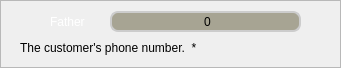
   <widget class="QFrame" name="Father_Frame">
    <property name="geometry">
     <rect>
      <x>10</x>
      <y>210</y>
      <width>341</width>
      <height>68</height>
     </rect>
    </property>
    <property name="minimumSize">
     <size>
      <width>341</width>
      <height>68</height>
     </size>
    </property>
    <property name="maximumSize">
     <size>
      <width>341</width>
      <height>68</height>
     </size>
    </property>
    <property name="frameShape">
     <enum>QFrame::StyledPanel</enum>
    </property>
    <property name="frameShadow">
     <enum>QFrame::Raised</enum>
    </property>
    <widget class="QLabel" name="Rabbit_Father_Icon">
     <property name="geometry">
      <rect>
       <x>20</x>
       <y>11</y>
       <width>21</width>
       <height>21</height>
      </rect>
     </property>
     <property name="minimumSize">
      <size>
       <width>21</width>
       <height>21</height>
      </size>
     </property>
     <property name="maximumSize">
      <size>
       <width>21</width>
       <height>21</height>
      </size>
     </property>
     <property name="styleSheet">
      <string notr="true">border: none;
background-color: rgba(0, 0, 0, 0);
color: rgb(255, 255, 255);
font: 75 18pt &quot;Acme&quot;;</string>
     </property>
     <property name="text">
      <string/>
     </property>
     <property name="pixmap">
      <pixmap resource="resources.qrc">:/Icons/Rabbit_Tree_White.png</pixmap>
     </property>
     <property name="scaledContents">
      <bool>true</bool>
     </property>
     <property name="alignment">
      <set>Qt::AlignCenter</set>
     </property>
    </widget>
    <widget class="QLabel" name="Rabbit_Father_Label">
     <property name="geometry">
      <rect>
       <x>50</x>
       <y>11</y>
       <width>51</width>
       <height>21</height>
      </rect>
     </property>
     <property name="minimumSize">
      <size>
       <width>51</width>
       <height>21</height>
      </size>
     </property>
     <property name="maximumSize">
      <size>
       <width>51</width>
       <height>21</height>
      </size>
     </property>
     <property name="styleSheet">
      <string notr="true">QLabel {
border: none;
background-color: rgba(0, 0, 0, 0);
color: rgb(255, 255, 255);
font: 75 13pt &quot;Acme&quot;;
}</string>
     </property>
     <property name="text">
      <string>Father</string>
     </property>
    </widget>
    <widget class="QLabel" name="Father_Infos">
     <property name="geometry">
      <rect>
       <x>20</x>
       <y>37</y>
       <width>301</width>
       <height>21</height>
      </rect>
     </property>
     <property name="minimumSize">
      <size>
       <width>301</width>
       <height>21</height>
      </size>
     </property>
     <property name="maximumSize">
      <size>
       <width>301</width>
       <height>21</height>
      </size>
     </property>
     <property name="styleSheet">
      <string notr="true">QLabel {border: none;
background-color: rgba(0, 0, 0, 0);
color: rgbrgb(0, 174, 255);
font: 75 13pt &quot;Acme&quot;;
}</string>
     </property>
     <property name="text">
      <string>The customer's phone number.  *</string>
     </property>
    </widget>
    <widget class="QSpinBox" name="Father_Input">
     <property name="geometry">
      <rect>
       <x>110</x>
       <y>11</y>
       <width>191</width>
       <height>21</height>
      </rect>
     </property>
     <property name="styleSheet">
      <string notr="true">QSpinBox {
	background-color:rgb(167, 164, 147);
	padding-left: 5px;
	border: 2px solid #ccc;
	border-radius: 8px;
	background-repeat: no-repeat;
	background-position: left center;
	font: 75 15pt &quot;Acme&quot;;
}</string>
     </property>
     <property name="alignment">
      <set>Qt::AlignCenter</set>
     </property>
     <property name="buttonSymbols">
      <enum>QAbstractSpinBox::NoButtons</enum>
     </property>
    </widget>
   </widget>
